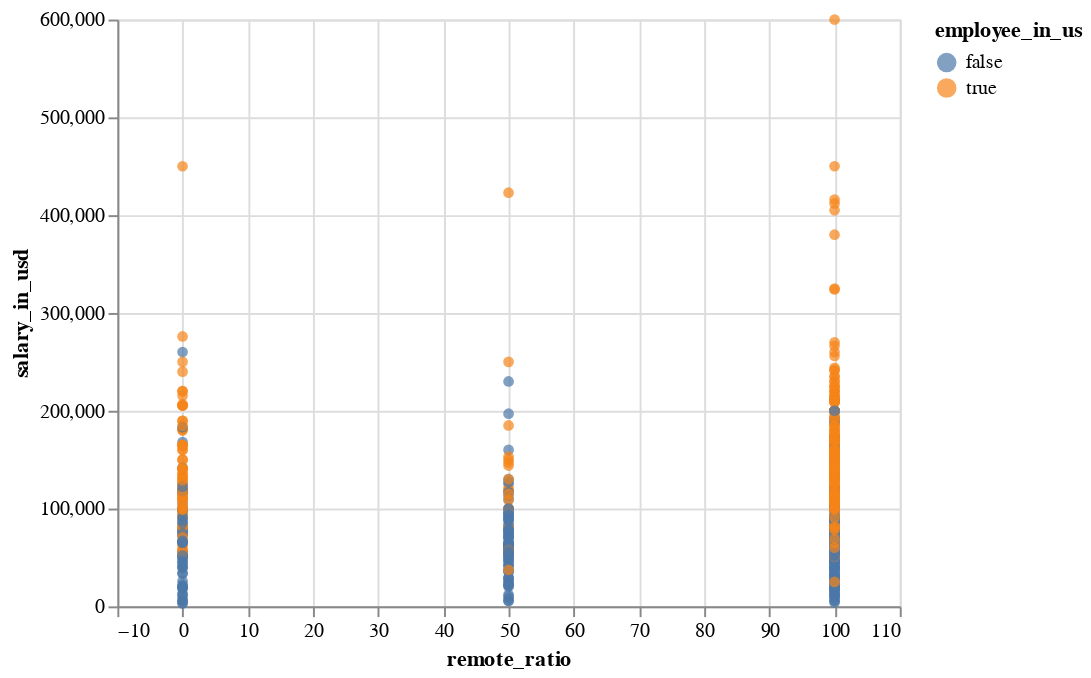

Notebook code cell kept with this figure:
### Code cell
alt.Chart(data).mark_circle().encode(
    x=alt.X(field="remote_ratio", type="quantitative", scale=alt.Scale(domain=[-10, 110])),
    y="salary_in_usd",
    color="employee_in_us",
    tooltip=["employment_type", "job_title", "employee_residence", "company_location"]
)

### Figure 1 — Vega-Lite specification as saved in the notebook (floating-point values rounded to 4 significant figures; data arrays with more than 128 entries replaced by an {"elided": "..."} marker saying what was removed)
{"config": {"view": {"continuousWidth": 400, "continuousHeight": 300}}, "data": {"name": "data-11438a21578904599634b35a338b8301"}, "mark": "circle", "encoding": {"color": {"type": "nominal", "field": "employee_in_us"}, "tooltip": [{"type": "nominal", "field": "employment_type"}, {"type": "nominal", "field": "job_title"}, {"type": "nominal", "field": "employee_residence"}, {"type": "nominal", "field": "company_location"}], "x": {"type": "quantitative", "field": "remote_ratio", "scale": {"domain": [-10, 110]}}, "y": {"type": "quantitative", "field": "salary_in_usd"}}, "$schema": "https://vega.github.io/schema/vega-lite/v4.8.1.json", "datasets": {"data-11438a21578904599634b35a338b8301": {"elided": "607 records"}}}
